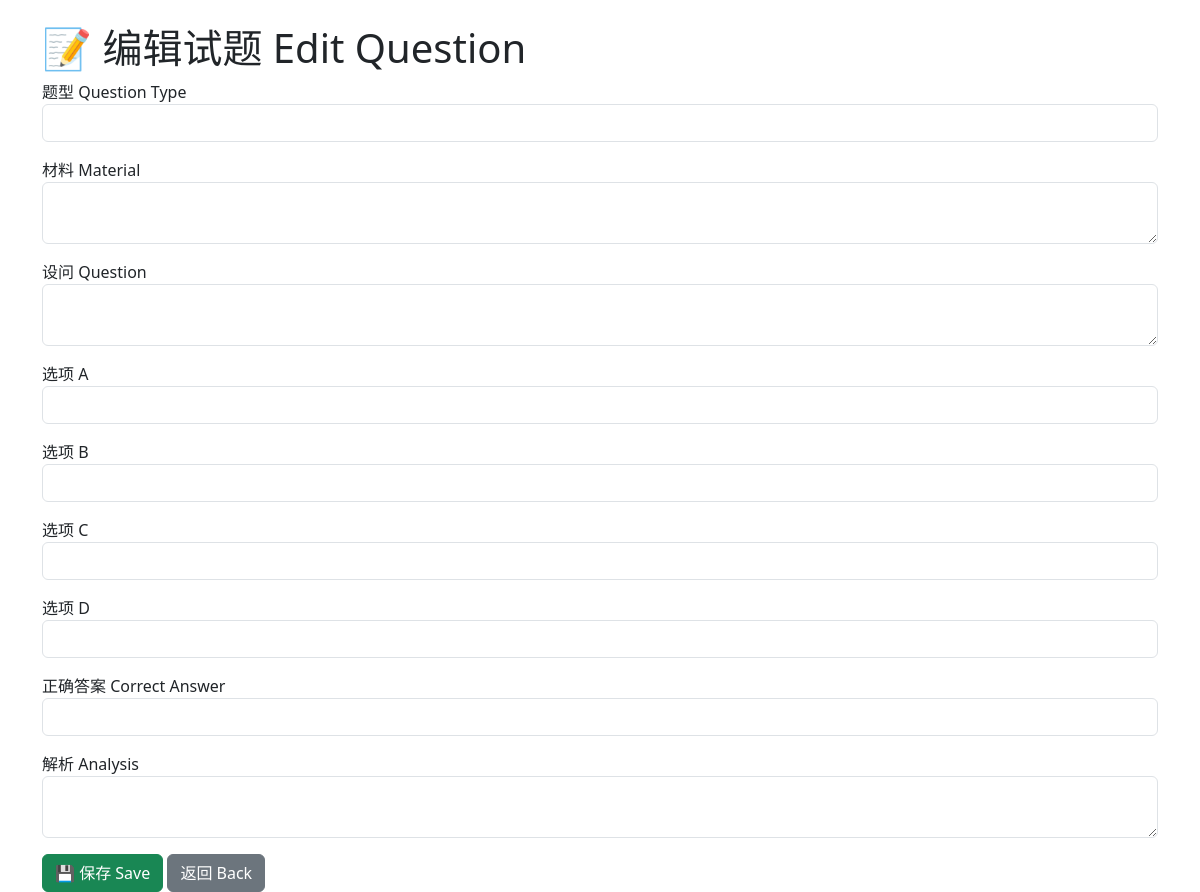
Before: /edit/3 with the older database file.
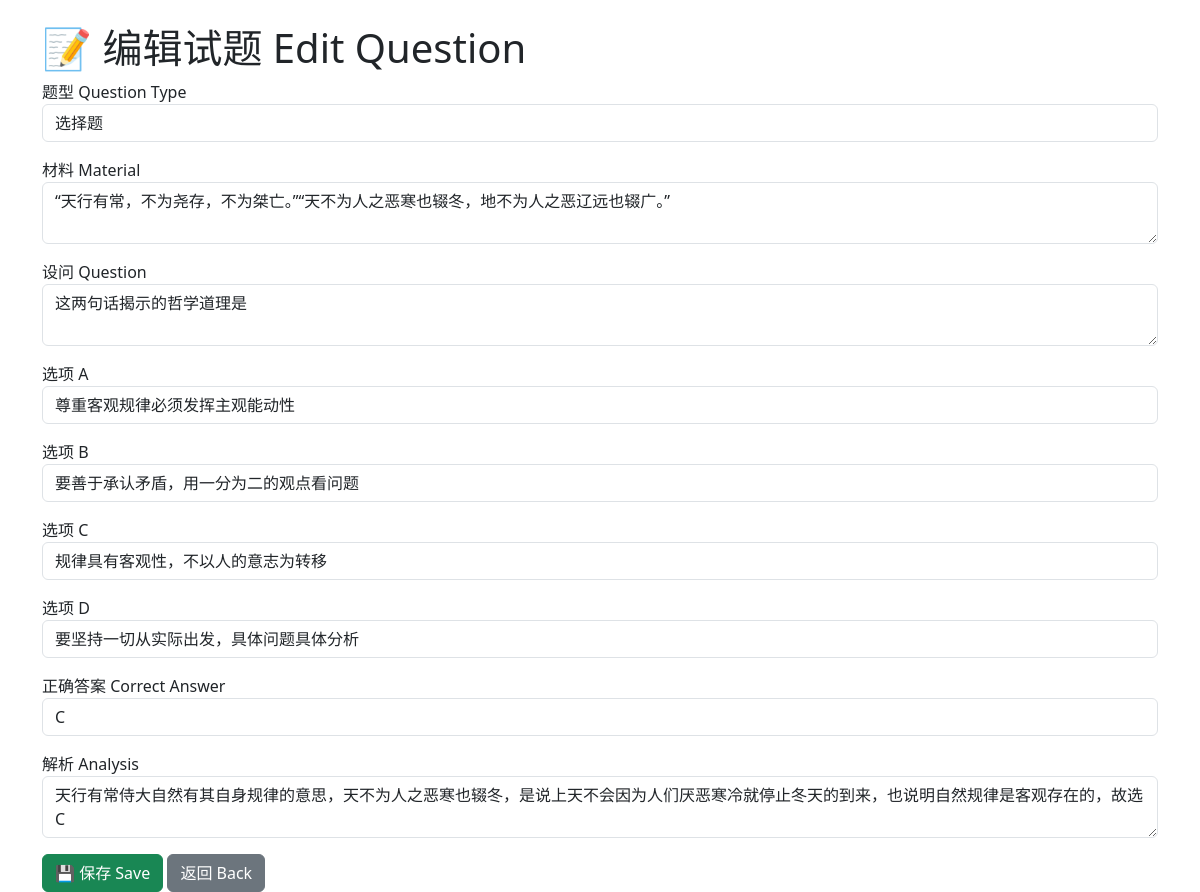
After: the same page with the newer database file.
### tables this page shows
CREATE TABLE questions (
        id INTEGER PRIMARY KEY AUTOINCREMENT,
        question_type TEXT NOT NULL,  -- '选择题', '填空题', '问答题'
        material TEXT NOT NULL,       -- 材料部分
        question_text TEXT NOT NULL,  -- 设问
        option_a TEXT,  -- 选项A
        option_b TEXT,  -- 选项B
        option_c TEXT,  -- 选项C
        option_d TEXT,  -- 选项D
        correct_answer TEXT,  -- 正确答案
        analysis TEXT  -- 解析
    );

### app.py (the view, shortened to what this page needs)
@app.route('/edit/<int:id>', methods=['GET', 'POST'])
def edit_question(id):
    conn = get_db_connection()
    question = conn.execute('SELECT * FROM questions WHERE id = ?', (id,)).fetchone()
    conn.close()
    return render_template('edit_question.html', question=question)

### app.py (called while the page is built)
def get_db_connection():
    conn = sqlite3.connect('sztweb.db')
    conn.row_factory = sqlite3.Row
    return conn

### templates/edit_question.html (shortened to what this page needs)
<!DOCTYPE html>
<html>
<head>
    <link href="https://cdn.jsdelivr.net/npm/bootstrap@5.3.0/dist/css/bootstrap.min.css" rel="stylesheet">
</head>
<body class="container mt-4">
    <h1>📝 编辑试题 Edit Question</h1>
    <form method="post">
        <div class="mb-3">
            <label>题型 Question Type</label>
            <input type="text" name="question_type" class="form-control" value="{{ question['question_type'] }}">
        </div>
        <div class="mb-3">
            <label>材料 Material</label>
            <textarea name="material" class="form-control">{{ question['material'] }}</textarea>
        </div>
        <div class="mb-3">
            <label>设问 Question</label>
            <textarea name="question_text" class="form-control">{{ question['question_text'] }}</textarea>
        </div>
        <div class="mb-3">
            <label>选项 A</label>
            <input type="text" name="option_a" class="form-control" value="{{ question['option_a'] }}">
        </div>
        <div class="mb-3">
            <label>选项 B</label>
            <input type="text" name="option_b" class="form-control" value="{{ question['option_b'] }}">
        </div>
        <div class="mb-3">
            <label>选项 C</label>
            <input type="text" name="option_c" class="form-control" value="{{ question['option_c'] }}">
        </div>
        <div class="mb-3">
            <label>选项 D</label>
            <input type="text" name="option_d" class="form-control" value="{{ question['option_d'] }}">
        </div>
        <div class="mb-3">
            <label>正确答案 Correct Answer</label>
            <input type="text" name="correct_answer" class="form-control" value="{{ question['correct_answer'] }}">
        </div>
        <div class="mb-3">
            <label>解析 Analysis</label>
            <textarea name="analysis" class="form-control">{{ question['analysis'] }}</textarea>
        </div>
        <button type="submit" class="btn btn-success">💾 保存 Save</button>
        <a href="/" class="btn btn-secondary">返回 Back</a>
    </form>
</body>
</html>

Changed rows visible on the page:
added questions: question_type "选择题", material "“天行有常，不为尧存，不为桀亡。”“天不为人之恶寒也辍冬，地不为人之恶辽远也辍广。”", question_text "这两句话揭示的哲学道理是", option_a "尊重客观规律必须发挥主观能动性", option_b "要善于承认矛盾，用一分为二的观点看问题", option_c "规律具有客观性，不以人的意志为转移", option_d "要坚持一切从实际出发，具体问题具体分析", correct_answer "C", analysis "天行有常侍大自然有其自身规律的意思，天不为人之恶寒也辍冬，是说上天不会因为人们厌恶寒冷就停止冬天的到来，也说明自然规律是客观存在的，故选C"
